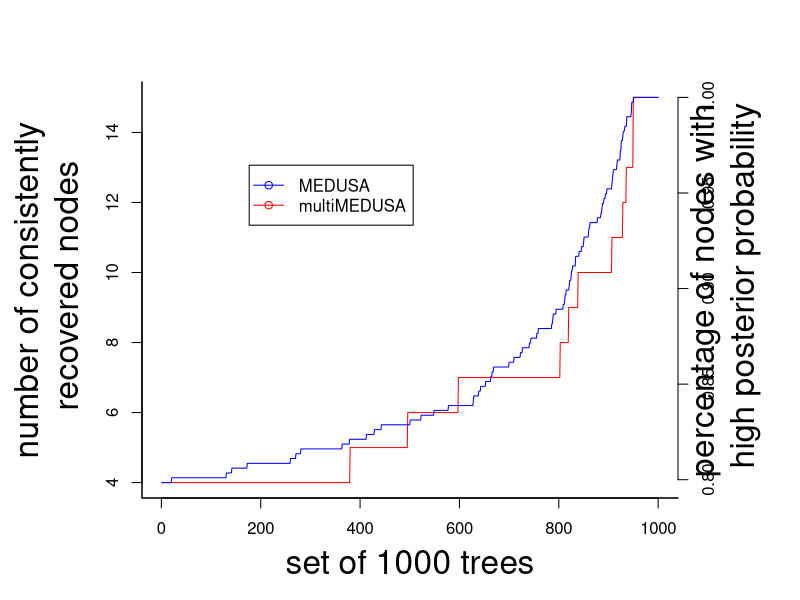
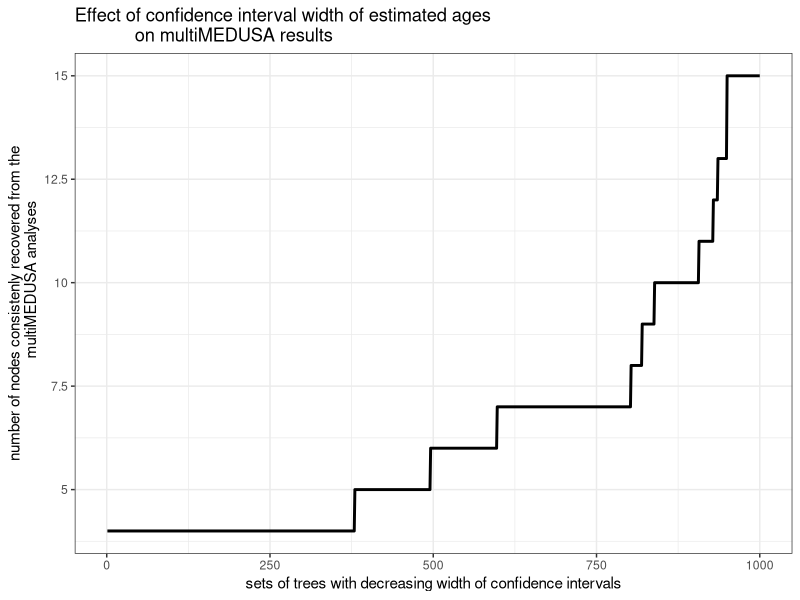
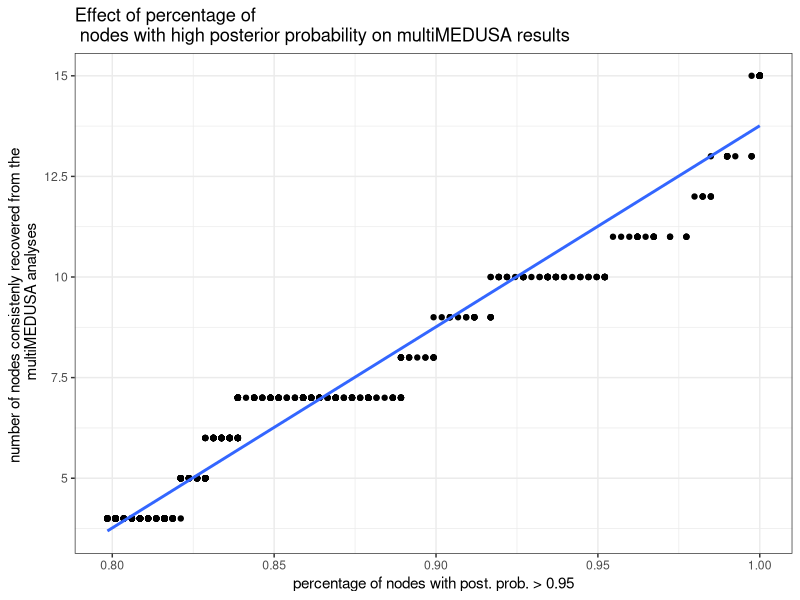

The R source for these figures, in order:
# This code plots for each of the set of 1000 trees:
# * the percentage of node splits with hight posterior probability (> 0.95)
# * the number of nodes consistenly recovered across the set of 1000 trees, which 
#   is the number of node splits found in more than 950 trees.
library(ggplot2)

multimedusa <- read.csv("ancillary/supp_mat_14-consistently_recovered_splits_multimedusa_variable_topology.csv", header=FALSE)
medusa      <- read.csv("ancillary/supp_mat_15-percentage_nodes_high_post_prob.csv", header=FALSE)

#png(filename="figures/plot_medusa_multimedusa_tests.png")
par(bty="l", cex.main=2, cex.lab=2)
par(mar=c(5,7,4,6)+0.1)

plot(multimedusa$V1, multimedusa$V2, col="red", type="l", xlab="set of 1000 trees",
      ylab="number of consistently\n recovered nodes")

par(new=TRUE)
plot(medusa$V1, medusa$V2, col="blue", type="l", xaxt="n", yaxt="n", xlab="", ylab="")
axis(4)
mtext("percentage of nodes with\n high posterior probability", side=4, line=3, cex=2)
legend("topleft", legend=c("MEDUSA","multiMEDUSA"), lty=1, pch=1, col=c("blue","red"), inset=0.2)

#dev.off()


## plot percentage of good nodes versus consistently recovered nodes
par(new=TRUE)
svg(filename="ancillary/fig05.svg")
data <- as.data.frame(cbind(medusa$V2, multimedusa$V2))
p <- qplot(data$V1, data$V2, geom="point")
p + geom_smooth(method="lm", se=FALSE, aes(data$V1))    + 
    scale_y_continuous(breaks=c(5, 7.5, 10, 12.5, 15), 
    labels=c("5", "7.5", "10", "12.5", "15"))           + 
    labs(title="Effect of percentage of \n nodes with high posterior probability on multiMEDUSA results") +
    xlab("percentage of nodes with post. prob. > 0.95") +
    ylab("number of nodes consistenly recovered from the \n multiMEDUSA analyses") +
    theme_bw()
dev.off()


## plot width of confidence intervals for estimated ages versus consistently recovered nodes
multimedusa <- read.csv("output/multimedusa_output.csv", header=FALSE)
par(new=TRUE)
#png(filename="figures/plot_multimedusa_tests_on_confidence_intervals.png")
p <- qplot(multimedusa$V1, multimedusa$V2, geom="line",  size=I(1),
            main="Effect of confidence interval width of estimated ages
            on multiMEDUSA results",
            xlab="sets of trees with decreasing width of confidence intervals",
            ylab="number of nodes consistenly recovered from the
            multiMEDUSA analyses")
p + scale_y_continuous(breaks=c(5, 7.5, 10, 12.5, 15), 
                       labels=c("5", "7.5", "10", "12.5", "15")) + theme_bw()
#dev.off()
